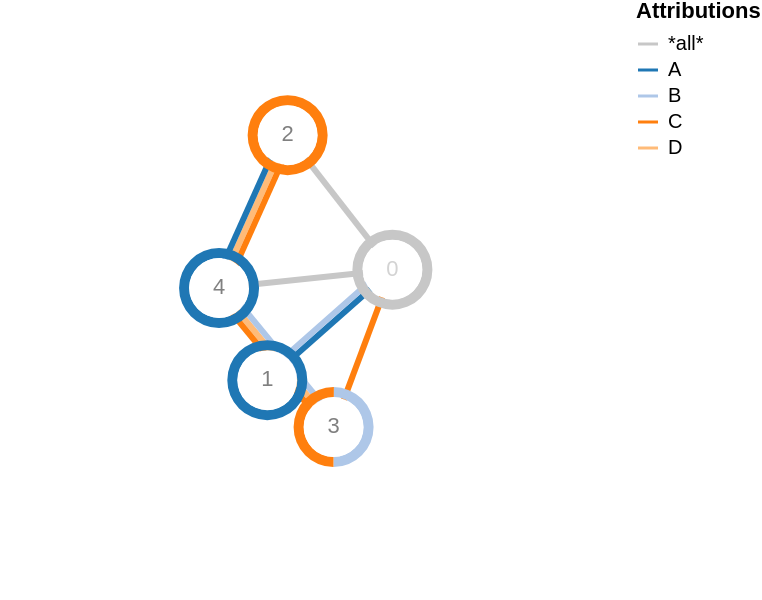

Express this chart as Vega-Lite.
### Vega specification from a JSON file in a GitHub repository (floating-point values rounded to 4 significant figures)
{"$schema": "https://vega.github.io/schema/vega/v5.json", "description": "A node-link diagram with force-directed and attributions as arc-segments, multilines.", "width": 300, "height": 300, "padding": 0, "signals": [{"name": "cx", "update": "width / 2"}, {"name": "cy", "update": "height / 2"}, {"name": "innerRadius", "value": 15}, {"name": "bandWidth", "value": 5}, {"name": "nodeCharge", "value": -80}, {"name": "linkDistance", "value": 80}, {"name": "lineWidth", "value": 3}, {"name": "static", "value": true, "bind": {"input": "checkbox"}}, {"description": "State variable for active node fix status.", "name": "fix", "value": false, "on": [{"events": "symbol:mouseout[!event.buttons], window:mouseup", "update": "false"}, {"events": "symbol:mouseover", "update": "fix || true"}, {"events": "[symbol:mousedown, window:mouseup] > window:mousemove!", "update": "xy()", "force": true}]}, {"description": "Graph node most recently interacted with.", "name": "node", "value": null, "on": [{"events": "symbol:mouseover", "update": "fix === true ? item() : node"}]}, {"description": "Flag to restart Force simulation upon data changes.", "name": "restart", "value": false, "on": [{"events": {"signal": "fix"}, "update": "fix && fix.length"}]}], "scales": [{"name": "color", "type": "ordinal", "range": ["#c7c7c7", "#1f77b4", "#aec7e8", "#ff7f0e", "#ffbb78", "#2ca02c", "#98df8a", "#d62728", "#ff9896", "#9467bd", "#c5b0d5", "#8c564b", "#c49c94", "#e377c2", "#f7b6d2", "#bcbd22", "#dbdb8d", "#17becf", "#9edae5"], "domain": {"sort": {"order": "ascending"}, "fields": [{"data": "node-attributions", "field": "attribution"}, {"data": "link-attributions", "field": "attribution"}]}}], "legends": [{"title": "Attributions", "stroke": "color", "symbolType": "stroke"}], "marks": [{"name": "nodes", "type": "symbol", "zindex": 1, "from": {"data": "node-data"}, "on": [{"trigger": "fix", "modify": "node", "values": "fix === true ? {fx: node.x, fy: node.y} : {fx: fix[0], fy: fix[1]}"}, {"trigger": "!fix", "modify": "node", "values": "{fx: null, fy: null}"}], "encode": {"enter": {"fill": {"value": "white"}, "size": {"signal": "2 * (innerRadius+bandWidth+1) * (innerRadius+bandWidth+1)"}}, "update": {"cursor": {"value": "pointer"}}}, "transform": [{"type": "force", "iterations": 300, "restart": {"signal": "restart"}, "static": {"signal": "static"}, "signal": "force", "forces": [{"force": "center", "x": {"signal": "cx"}, "y": {"signal": "cy"}}, {"force": "collide", "radius": {"signal": "innerRadius+bandWidth"}}, {"force": "nbody", "strength": {"signal": "nodeCharge"}}, {"force": "link", "links": "link-data", "distance": {"signal": "linkDistance"}}]}]}, {"name": "links", "type": "group", "zindex": 0, "from": {"facet": {"data": "link-data", "name": "link-facets", "groupby": "id"}}, "data": [{"name": "linky-data", "source": "link-facets", "transform": [{"type": "flatten", "fields": ["attribution"], "index": "_idx"}, {"type": "formula", "as": "weight", "expr": "1"}, {"type": "formula", "as": "slot", "expr": "if(datum._idx%2==0, datum._idx/2, -(datum._idx+1)/2)"}, {"type": "formula", "as": "idx", "expr": "datum.source.x-datum.target.x"}, {"type": "formula", "as": "idy", "expr": "datum.source.y-datum.target.y"}, {"type": "formula", "as": "length", "expr": "sqrt(pow(datum.idx, 2) + pow(datum.idy, 2))"}, {"type": "formula", "as": "Ax", "expr": "-datum.idy/datum.length"}, {"type": "formula", "as": "Ay", "expr": "datum.idx/datum.length"}, {"type": "formula", "as": "nx", "expr": "datum.source.x + datum.slot * lineWidth * datum.Ax"}, {"type": "formula", "as": "nx2", "expr": "datum.target.x + datum.slot * lineWidth * datum.Ax"}, {"type": "formula", "as": "ny", "expr": "datum.source.y + datum.slot * lineWidth * datum.Ay"}, {"type": "formula", "as": "ny2", "expr": "datum.target.y + datum.slot * lineWidth * datum.Ay"}]}], "marks": [{"type": "rule", "name": "lines", "from": {"data": "linky-data"}, "encode": {"enter": {"stroke": {"scale": "color", "field": "attribution"}, "strokeWidth": {"signal": "lineWidth"}}, "update": {"x": {"field": "nx"}, "y": {"field": "ny"}, "x2": {"field": "nx2"}, "y2": {"field": "ny2"}}}}]}, {"name": "nodeHalos", "type": "group", "from": {"facet": {"data": "node-attributions", "name": "node-facets", "groupby": "id"}}, "data": [{"name": "attribution-arcs", "source": "node-facets", "transform": [{"type": "pie", "field": "weight", "startAngle": 0, "endAngle": 6.29, "sort": true}, {"type": "lookup", "from": "nodes", "key": "datum.id", "fields": ["id"], "values": ["x", "y"]}]}], "marks": [{"type": "arc", "from": {"data": "attribution-arcs"}, "encode": {"enter": {"fill": {"scale": "color", "field": "attribution"}, "startAngle": {"field": "startAngle"}, "endAngle": {"field": "endAngle"}, "innerRadius": {"signal": "innerRadius"}, "outerRadius": {"signal": "innerRadius+bandWidth"}}, "update": {"x": {"field": "x"}, "y": {"field": "y"}}}}]}, {"type": "text", "name": "labels", "zindex": 2, "interactive": false, "from": {"data": "nodes"}, "encode": {"enter": {"text": {"field": "datum.label"}, "align": {"value": "center"}, "baseline": {"value": "middle"}}, "update": {"x": {"field": "x"}, "y": {"field": "y"}, "fill": [{"test": "indexof(datum.datum.attribution, '*all*')>=0", "value": "lightgray"}, {"value": "gray"}]}}}], "data": [{"name": "node-data", "values": [{"attribution": ["*all*"], "label": 0, "id": 0}, {"attribution": ["A"], "label": 1, "id": 1}, {"attribution": ["C"], "label": 2, "id": 2}, {"attribution": ["B", "C"], "label": 3, "id": 3}, {"attribution": ["A"], "label": 4, "id": 4}]}, {"name": "link-data", "values": [{"attribution": ["A", "B"], "source": 0, "target": 1}, {"attribution": ["*all*"], "source": 0, "target": 2}, {"attribution": ["C"], "source": 0, "target": 3}, {"attribution": ["*all*"], "source": 0, "target": 4}, {"attribution": ["D", "A", "C"], "source": 2, "target": 4}, {"attribution": ["D", "B", "C"], "source": 3, "target": 4}]}, {"name": "node-attributions", "source": "node-data", "transform": [{"type": "flatten", "fields": ["attribution"]}, {"type": "formula", "as": "weight", "expr": "1"}]}, {"name": "link-attributions", "source": "link-data", "transform": [{"type": "flatten", "fields": ["attribution"], "index": "_idx"}]}]}
